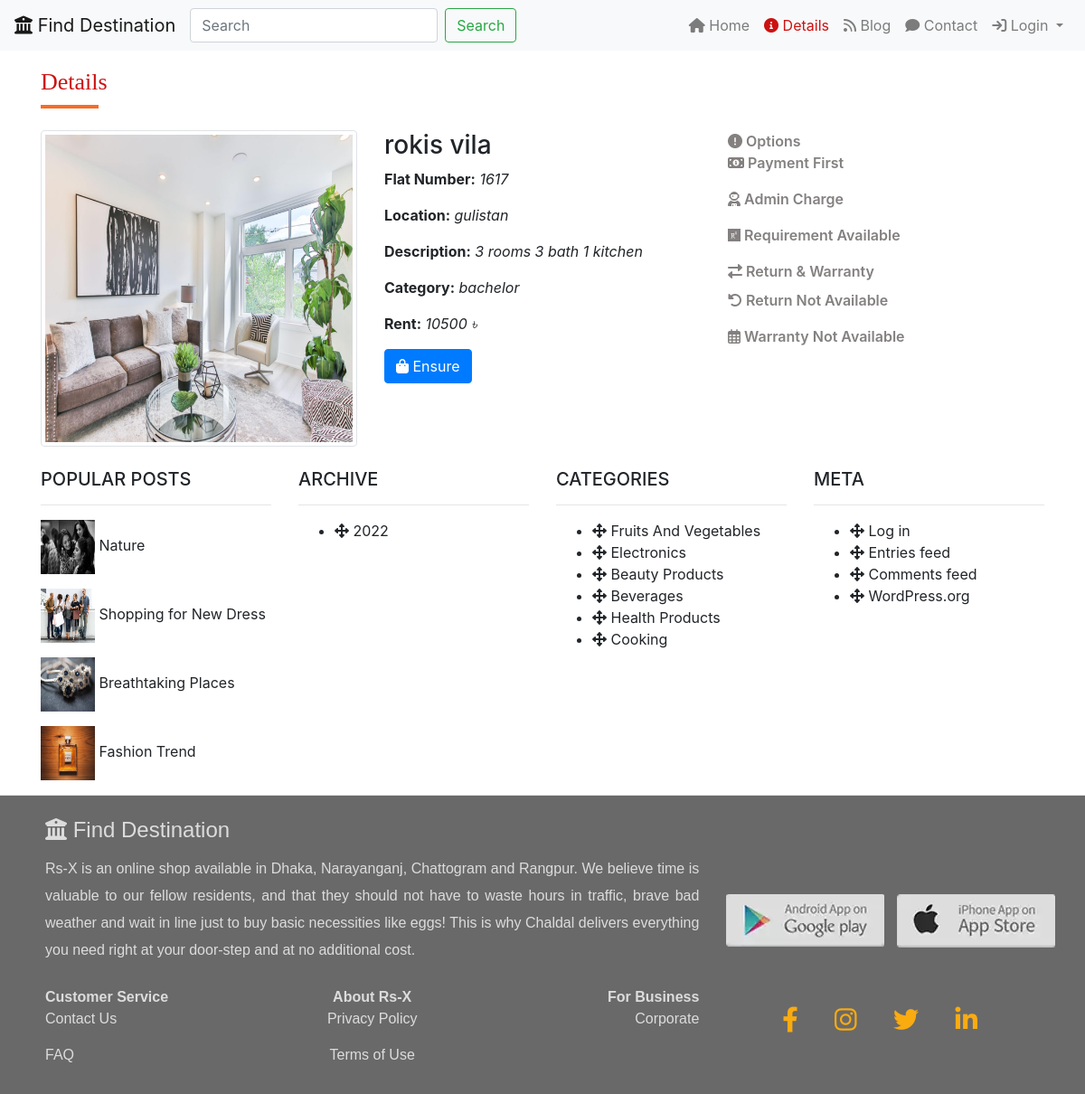
Page /b_roomDetails.php?id=31 on the committed database.
### tables this page shows
CREATE TABLE `bachelor` (
  `id` int(11) NOT NULL,
  `flat_category` varchar(255) NOT NULL,
  `email` varchar(255) NOT NULL,
  `appertmentName` varchar(255) NOT NULL,
  `flatNumber` varchar(255) NOT NULL,
  `location` varchar(255) NOT NULL,
  `description` text NOT NULL,
  `rent` int(255) NOT NULL,
  `photo` varchar(255) NOT NULL,
  `submitTime` timestamp NOT NULL DEFAULT current_timestamp()
);

### b_roomDetails.php (the view, shortened to what this page needs)
<?php
require_once('config.php');
require_once('include/links.php');
if(isset($_REQUEST['id'])){
    $id=$_REQUEST['id'];
}
?>
<link rel="stylesheet" href="css/roomDetails.css"/>
</head>
<body>
<header>
    <nav class="navbar navbar-expand-lg navbar-light bg-light fixed-top">
        <a class="navbar-brand" href="/"><i class="fa-solid fa-building-columns"></i> Find Destination</a>
        <div class="collapse navbar-collapse" id="navbarSupportedContent">
            <form class="form-inline my-2 my-lg-0 mr-auto">
                <input class="form-control mr-sm-2" type="search" placeholder="Search" aria-label="Search">
                <button class="btn btn-outline-success my-2 my-sm-0" type="submit">Search</button>
            </form>
            <ul class="navbar-nav ">
                <li class="nav-item ">
                    <a class="nav-link " href="index.php"><i class="fa-solid fa-house"></i> Home</a>
                </li>
                <li class="nav-item">
                    <a class="nav-link customStyle" href="roomDetails.php"><i class="fa-solid fa-circle-info"></i> Details</a>
                </li>
                <li class="nav-item">
                    <a class="nav-link" href="blog.php"><i class="fa-solid fa-rss"></i> Blog</a>
                </li>
                <li class="nav-item">
                    <a class="nav-link" href="contact.php"><i class="fa-solid fa-comment"></i> Contact</a>
                </li>
                <li class="nav-item dropdown">
                    <a class="nav-link dropdown-toggle" href="#" id="navbarDropdown" role="button" data-toggle="dropdown" aria-haspopup="true" aria-expanded="false">
                        <i class="fa-solid fa-arrow-right-to-bracket"></i> Login
                    </a>
                </li>
            </ul>
        </div>
    </nav>
    <header/>
    <section>
        <div class="container mb-4">
            <h3 class="main-heading animate__animated animate__flipInX">Details</h3>
            <div class="underline"></div>
        </div>
    </section>
    <?php
    $selectQuery="SELECT * FROM `bachelor` WHERE `id`='$id'";
    $runQuery=mysqli_query($connect,$selectQuery);
    $row=mysqli_fetch_assoc($runQuery);
    ?>
    <section class="productDetailsWrapper">
        <div class="productDetails">
            <div class="container">
                <div class="row animate__animated animate__zoomIn">
                    <div class="col-sm-4">
                        <div class="SingleProductImage">
                            <img id="zoom_01" width="350" height="250" class="zoom img-fluid img-thumbnail" src="publisher/bachelor_room_images/<?php echo $row['photo']?>" data-zoom-image="publisher/bachelor_room_images/<?php echo $row['photo']?>"/>
                        </div>
                    </div>
                    <div class="col-sm-4">
                        <div class="singleProductDetails">
                            <h3><?php echo $row['appertmentName']?></h3>
                            <p><b>Flat Number:</b> <i><?php echo $row['flatNumber']?></i></p>
                            <p><b>Location:</b> <i><?php echo $row['location']?></i></p>
                            <p><b>Description:</b> <i><?php echo $row['description']?></i></p>
                            <p><b>Category:</b> <i><?php echo $row['flat_category']?></i></p>
                            <p><b>Rent:</b> <i><?php echo $row['rent']?> ৳</i></p>
                        </div>
                        <div class="buttonWrapper mb-3">
                            <a href="b_ensure.php?id=<?php echo $row['id']?>"><button class="btn btn-primary "><i class="fas fa-shopping-bag"></i> Ensure</button></a>
                        </div>
                    </div>
                    <div class="col-sm-4">
                        <div class="deliveryOptions">
                            <span class="option"> <i class="fas fa-exclamation-circle"></i> Options</span>
                            <p class="option"><i class="fa-solid fa-money-bill-1"></i> Payment First</p>
                            <p class="option"><i class="fa-solid fa-user-astronaut"></i> Admin Charge<span class="taka"></span></p>
                            <p class="option"><i class="fa-brands fa-researchgate"></i> Requirement Available</p>
                            <span class="option returnsWarranty"><i class="fas fa-exchange-alt"></i> Return & Warranty</span>
                            <p class="option return mt-2"><i class="fas fa-undo-alt"></i> Return Not Available</p>
                            <p class="option"><i class="far fa-calendar-alt"></i> Warranty Not Available</p>
                        </div>
                    </div>
                </div>
            </div>
        </div>
    </section>
    <section class="postMetaWrapper mb-3">
        <div class="container">
            <div class="row animate__animated animate__zoomIn">
                <div class="col-sm-3">
                    <div class="popularPost mt-4 ">
                        <h5>POPULAR POSTS</h5>
                        <hr/>
                        <div class="Post1 ">
                            <span><img width="60" height="60" src="images/post1.jpg"/> Nature</span>
                        </div>
                        <div class="post2 mt-3">
                            <span><img width="60" height="60" src="images/post2.jpg"/> Shopping for New Dress</span>
                        </div>
                        <div class="post3 mt-3">
                            <span><img width="60" height="60" src="images/post3.jpg"/> Breathtaking Places</span>
                        </div>
                        <div class="post4 mt-3">
                            <span><img width="60" height="60" src="images/post4.jpg"/> Fashion Trend</span>
                        </div>
                    </div>
                </div>
                <div class="col-sm-3">
                    <div class="archive mt-4 ">
                        <h5>ARCHIVE</h5>
                        <hr/>
                        <ul>
                            <li><i class="fas fa-arrows-alt"></i> <?php echo date('Y'); ?></li>
                        </ul>
                    </div>
                </div>
                <div class="col-sm-3">
                    <div class="categories mt-4 ">
                        <h5>CATEGORIES</h5>
                        <hr/>
                        <ul>
                            <li><i class="fas fa-arrows-alt"></i> Fruits And Vegetables</li>
                            <li><i class="fas fa-arrows-alt"></i> Electronics</li>
                            <li><i class="fas fa-arrows-alt"></i> Beauty Products</li>
                            <li><i class="fas fa-arrows-alt"></i> Beverages</li>
                            <li><i class="fas fa-arrows-alt"></i> Health Products</li>
                            <li><i class="fas fa-arrows-alt"></i> Cooking</li>
                        </ul>
                    </div>
                </div>
                <div class="col-sm-3">
                    <div class="meta mt-4 ">
                        <h5>META</h5>
                        <hr/>
                        <ul>
                            <li><i class="fas fa-arrows-alt"></i> Log in</li>
                            <li><i class="fas fa-arrows-alt"></i> Entries feed</li>
                            <li><i class="fas fa-arrows-alt"></i> Comments feed</li>
                            <li><i class="fas fa-arrows-alt"></i> WordPress.org</li>
                        </ul>
                    </div>
                </div>
            </div>
        </div>
    </section>
    <?php
    require_once('include/footer.php');
    ?>

### css/roomDetails.css (style rules this page uses)
.customStyle { color:rgb(204, 18, 18) !important; }
.main-heading { color: rgb(204, 18, 18); font-size: 26px; font-family: cursive; margin-top: 75px; }
.underline { height:04px; width:4rem; background-color: #f76c27; margin-top:10px; margin-bottom: 10px; }
.option { font-weight: 600; color: #848080; }

### rows in the picture
bachelor: photo (picture), appertmentName "rokis vila", flatNumber "1617", location "gulistan", description "3 rooms 3 bath 1 kitchen", flat_category "bachelor", rent "10500"
